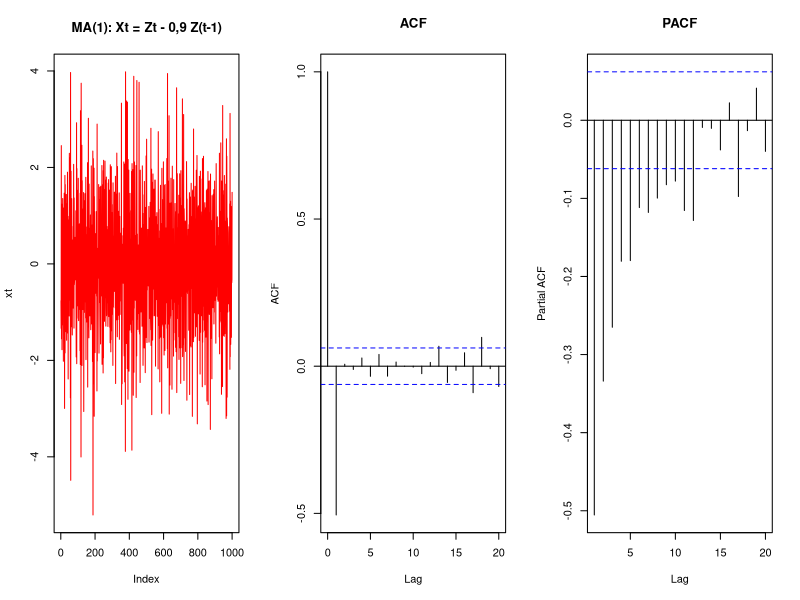
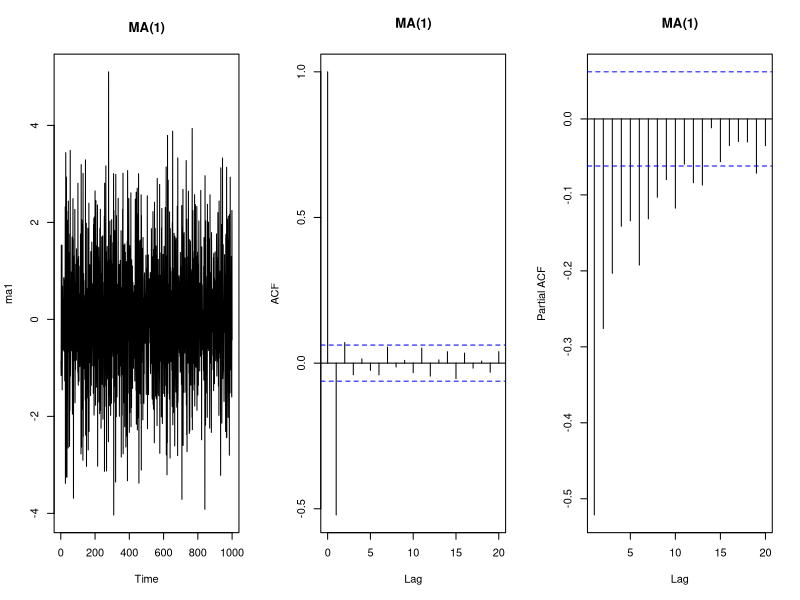
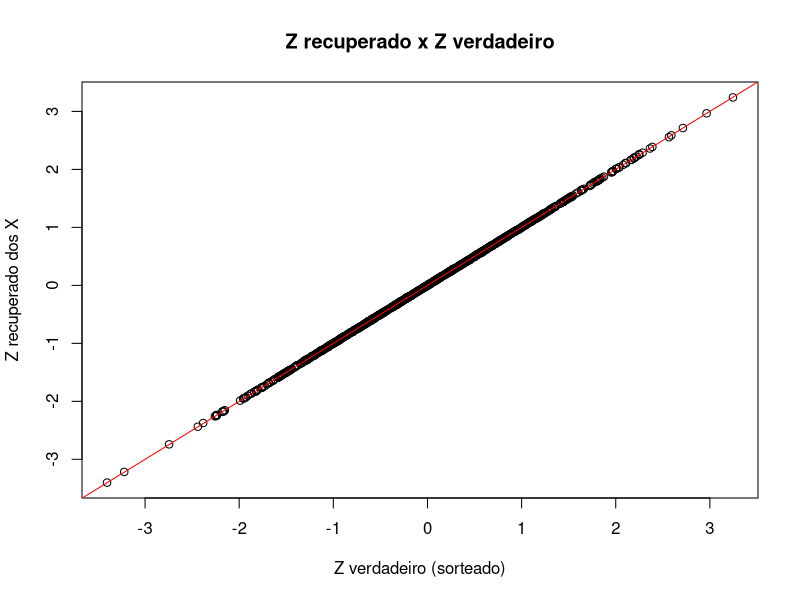

R code for these plots, in order:
# ==========================================================================
# 3o TRABALHO PRATICO - QUESTAO 2
# Considere o modelo MA(1):  Xt = Zt - 0,9*Z(t-1)
#   a) O modelo e estacionario?
#   b) O modelo e inversivel?
#
# BASEADO NAS AULAS DO PROFESSOR:
#   Aulas-11/01-MA.R e Aulas/10/00-MA.R : gerar MA(1) com o 'for', kpss.test,
#       acf, pacf e arima.sim  (formato dele: Xt = Zt + beta1*Z(t-1), aqui beta1 = -0,9)
#   Slides "Processos de Media Movel" (Aulas/10):
#       - "O processo de media movel e estacionario para qualquer valor de beta"
#       - rho(1) = beta1 / (1 + beta1^2)
#       - "condicao de inversibilidade": raizes de theta(B) = 0 FORA do circulo unitario
# ==========================================================================

library(tseries)      # traz o kpss.test (o mesmo teste usado pelo professor)
graphics.off()        # fecha graficos antigos que possam ter ficado abertos
set.seed(13679821) # semente do professor (Aulas/09/ProcEstocasticos.r): trava o sorteio
                      # e os resultados saem IGUAIS toda vez que o script for rodado
n     <- 1000         # numero de valores da serie (como no 01-MA.R)
beta1 <- -0.9         # o numero do modelo: Xt = Zt + beta1*Z(t-1) = Zt - 0,9*Z(t-1)

# --------------------------------------------------------------------------
# (a) ESTACIONARIEDADE
# --------------------------------------------------------------------------
# Gera a serie como o professor faz no 01-MA.R:
zt <- rnorm(1, 0, 1)                 # primeiro sorteio
xt <- 0
for (i in 2:(n + 1)) {
  zt[i] <- rnorm(1, 0, 1)            # sorteio novo (o "Z" de hoje)
  xt[i] <- zt[i] + beta1 * zt[i - 1] # Xt = Zt - 0,9*Z(t-1)
}
xt <- xt[2:(n + 1)]                  # descarta o primeiro valor (so um zero inicial)
z_verdadeiro <- zt[2:(n + 1)]        # guardamos os sorteios reais, para usar no item (b)

# Valores teoricos (as contas do trabalho), com sigma^2 = 1:
#   media = 0 ; variancia = (1 + beta1^2) = 1,81 ; covariancia lag 1 = beta1 = -0,9
mean(xt)                             # perto de 0
var(xt)                              # perto de 1,81
1 + beta1^2                          # variancia teorica = 1,81
beta1 / (1 + beta1^2)                # rho(1) teorico = -0,497 (formula do slide)
acf(xt, lag.max = 20, plot = FALSE)$acf[2]  # rho(1) estimado dos dados (perto de -0,497)

# Teste KPSS: H0 = serie estacionaria. p >= 0,05 -> NAO rejeita (e estacionaria).
kpss.test(xt, null = "L")

par(mfrow = c(1, 3))
plot(xt, type = "l", col = "red", main = "MA(1): Xt = Zt - 0,9 Z(t-1)")
acf(xt, type = "correlation", lag.max = 20, main = "ACF")
pacf(xt, lag.max = 20, main = "PACF")
par(mfrow = c(1, 1))
# A ACF tem so uma barra (lag 1, negativa) e corta: assinatura do MA(1).

# Conferencia com arima.sim (como o professor faz):
ma1 <- arima.sim(n = 1000, list(ma = c(-0.9)))
par(mfrow = c(1, 3))
plot.ts(ma1, main = "MA(1)")
acf(ma1, type = "correlation", lag.max = 20, main = "MA(1)")
pacf(ma1, lag.max = 20, main = "MA(1)")
par(mfrow = c(1, 1))

# --------------------------------------------------------------------------
# (b) INVERSIBILIDADE
# --------------------------------------------------------------------------
# Polinomio do MA: theta(B) = 1 + beta1*B = 1 - 0,9*B. Precisa ter a raiz FORA do circulo.
raiz <- polyroot(c(1, beta1))        # coeficientes do menor para o maior grau: 1 e -0,9
raiz                                 # 1,11 (+0i)
Mod(raiz)                            # modulo = 1,11 > 1  -> FORA do circulo -> INVERSIVEL
abs(beta1) < 1                       # o atalho do MA(1): |beta1| < 1  -> TRUE

# O que "inversivel" quer dizer: dar para recuperar o Z a partir dos X.
# Z(t) = X(t) + 0,9*X(t-1) + 0,81*X(t-2) + ...  (pesos 0,9^j, que diminuem)
pesos <- (-beta1)^(0:10)
pesos                                # 1, 0,9, 0,81, 0,729, ... (vao diminuindo)

# Teste pratico: reconstruir os Z usando SO os X (somando os 50 primeiros termos)
z_estimado <- stats::filter(xt, filter = (-beta1)^(0:50), method = "convolution", sides = 1)
z_estimado <- as.numeric(z_estimado)
ok <- 51:n                           # ignora o comeco (faltam valores do passado)
cor(z_estimado[ok], z_verdadeiro[ok])   # perto de 1: recuperamos o Z a partir dos X
plot(z_verdadeiro[ok], z_estimado[ok], xlab = "Z verdadeiro (sorteado)",
     ylab = "Z recuperado dos X", main = "Z recuperado x Z verdadeiro")
abline(0, 1, col = "red")            # pontos em cima da reta = recuperou direitinho

# Por que exigimos |beta1| < 1? Porque beta1 = -0,9 e beta1 = -1/0,9 = -1,11 geram
# EXATAMENTE a mesma ACF, e o R nao saberia qual escolher:
beta_b <- -1 / 0.9
beta1 / (1 + beta1^2)                # rho(1) com beta1 = -0,9   = -0,497
beta_b / (1 + beta_b^2)              # rho(1) com beta1 = -1,11  = -0,497 (igual!)
Mod(polyroot(c(1, beta_b)))          # 0,9 < 1 -> este NAO e inversivel (so um dos dois e)

# --------------------------------------------------------------------------
# RESUMO
# --------------------------------------------------------------------------
data.frame(
  pergunta = c("(a) Estacionario?", "(b) Inversivel?"),
  resposta = c("SIM", "SIM"),
  motivo   = c("todo MA e estacionario: media 0, variancia 1,81*sigma^2, covariancia so depende do lag",
               "raiz de 1 - 0,9B = 0 e 1,11 > 1 (fora do circulo unitario), equivale a |0,9| < 1")
)

# FRASE TECNICA: todo processo MA e estacionario; ele e inversivel quando as raizes
# de theta(B) = 0 estao fora do circulo unitario (no MA(1), |beta1| < 1), o que
# garante um unico modelo para cada ACF.
